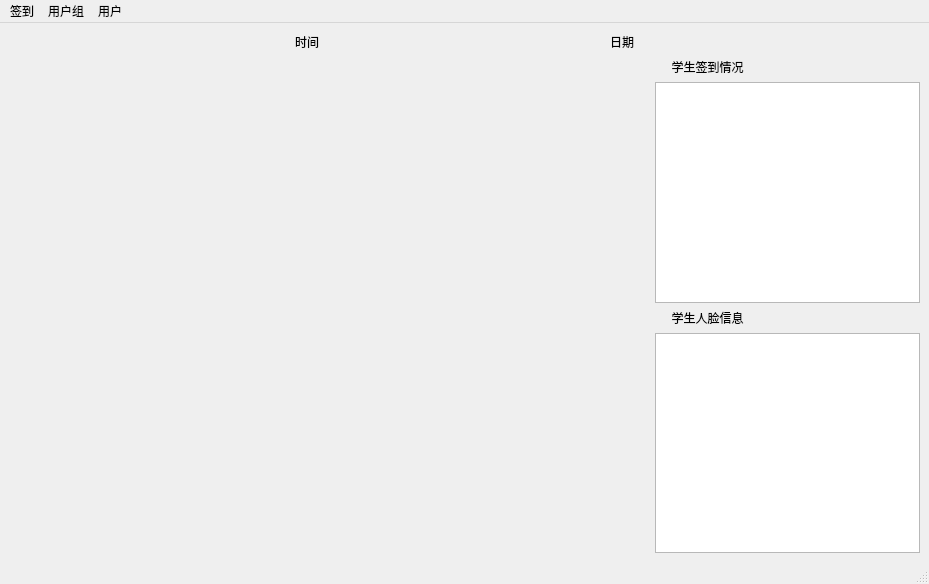
<?xml version="1.0" encoding="UTF-8"?>
<ui version="4.0">
 <class>MainWindow</class>
 <widget class="QMainWindow" name="MainWindow">
  <property name="geometry">
   <rect>
    <x>0</x>
    <y>0</y>
    <width>929</width>
    <height>584</height>
   </rect>
  </property>
  <property name="windowTitle">
   <string>课堂签到管理系统</string>
  </property>
  <widget class="QWidget" name="centralwidget">
   <property name="minimumSize">
    <size>
     <width>900</width>
     <height>500</height>
    </size>
   </property>
   <layout class="QGridLayout" name="gridLayout">
    <item row="1" column="0">
     <layout class="QGridLayout" name="gridLayout_2" columnstretch="4,2" columnminimumwidth="0,0">
      <item row="0" column="1">
       <layout class="QVBoxLayout" name="verticalLayout_2">
        <item>
         <widget class="QLabel" name="label_4">
          <property name="text">
           <string>     学生签到情况</string>
          </property>
         </widget>
        </item>
        <item>
         <widget class="QPlainTextEdit" name="plainTextEdit">
          <property name="minimumSize">
           <size>
            <width>200</width>
            <height>0</height>
           </size>
          </property>
          <property name="lineWidth">
           <number>1</number>
          </property>
          <property name="readOnly">
           <bool>true</bool>
          </property>
          <property name="tabStopWidth">
           <number>80</number>
          </property>
         </widget>
        </item>
        <item>
         <widget class="QLabel" name="label_5">
          <property name="text">
           <string>     学生人脸信息</string>
          </property>
         </widget>
        </item>
        <item>
         <widget class="QPlainTextEdit" name="plainTextEdit_2">
          <property name="minimumSize">
           <size>
            <width>200</width>
            <height>0</height>
           </size>
          </property>
         </widget>
        </item>
       </layout>
      </item>
      <item row="0" column="0">
       <widget class="QLabel" name="label">
        <property name="minimumSize">
         <size>
          <width>640</width>
          <height>480</height>
         </size>
        </property>
        <property name="text">
         <string/>
        </property>
       </widget>
      </item>
     </layout>
    </item>
    <item row="0" column="0">
     <layout class="QHBoxLayout" name="horizontalLayout_2">
      <item>
       <spacer name="horizontalSpacer_2">
        <property name="orientation">
         <enum>Qt::Horizontal</enum>
        </property>
        <property name="sizeHint" stdset="0">
         <size>
          <width>40</width>
          <height>20</height>
         </size>
        </property>
       </spacer>
      </item>
      <item>
       <widget class="QLabel" name="label_2">
        <property name="text">
         <string>时间</string>
        </property>
       </widget>
      </item>
      <item>
       <spacer name="horizontalSpacer">
        <property name="orientation">
         <enum>Qt::Horizontal</enum>
        </property>
        <property name="sizeHint" stdset="0">
         <size>
          <width>40</width>
          <height>20</height>
         </size>
        </property>
       </spacer>
      </item>
      <item>
       <widget class="QLabel" name="label_3">
        <property name="text">
         <string>日期</string>
        </property>
       </widget>
      </item>
      <item>
       <spacer name="horizontalSpacer_3">
        <property name="orientation">
         <enum>Qt::Horizontal</enum>
        </property>
        <property name="sizeHint" stdset="0">
         <size>
          <width>40</width>
          <height>20</height>
         </size>
        </property>
       </spacer>
      </item>
     </layout>
    </item>
   </layout>
  </widget>
  <widget class="QMenuBar" name="menubar">
   <property name="geometry">
    <rect>
     <x>0</x>
     <y>0</y>
     <width>929</width>
     <height>26</height>
    </rect>
   </property>
   <widget class="QMenu" name="menu">
    <property name="title">
     <string>签到</string>
    </property>
    <addaction name="actionopen"/>
    <addaction name="actionclose"/>
   </widget>
   <widget class="QMenu" name="menu_2">
    <property name="title">
     <string>用户组</string>
    </property>
    <addaction name="actionaddgroup"/>
    <addaction name="actiondelgroup"/>
    <addaction name="actiongetlist"/>
   </widget>
   <widget class="QMenu" name="menu_3">
    <property name="title">
     <string>用户</string>
    </property>
    <addaction name="actionadduser"/>
    <addaction name="actiondeluser"/>
   </widget>
   <addaction name="menu"/>
   <addaction name="menu_2"/>
   <addaction name="menu_3"/>
  </widget>
  <widget class="QStatusBar" name="statusbar"/>
  <action name="actionopen">
   <property name="text">
    <string>启动签到</string>
   </property>
  </action>
  <action name="actionclose">
   <property name="text">
    <string>关闭签到</string>
   </property>
  </action>
  <action name="actionaddgroup">
   <property name="text">
    <string>添加用户组</string>
   </property>
  </action>
  <action name="actiondelgroup">
   <property name="text">
    <string>删除用户组</string>
   </property>
  </action>
  <action name="actionsave">
   <property name="text">
    <string>存储信息</string>
   </property>
  </action>
  <action name="actiond">
   <property name="text">
    <string>导出信息</string>
   </property>
  </action>
  <action name="actiongetlist">
   <property name="text">
    <string>查询用户组</string>
   </property>
  </action>
  <action name="actionadduser1">
   <property name="text">
    <string>添加用户</string>
   </property>
  </action>
  <action name="actionadduser">
   <property name="text">
    <string>添加用户</string>
   </property>
  </action>
  <action name="actiondeluser">
   <property name="text">
    <string>删除用户</string>
   </property>
  </action>
 </widget>
 <resources/>
 <connections/>
</ui>
